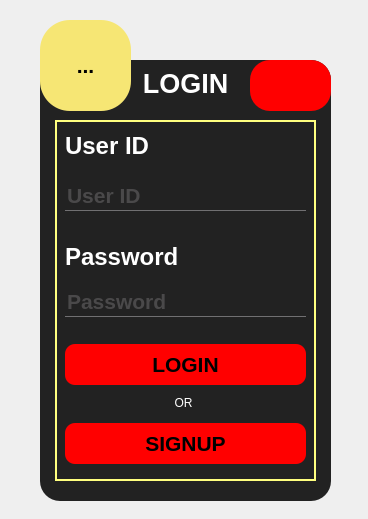
<?xml version="1.0" encoding="UTF-8"?>
<ui version="4.0">
 <class>DangNhap</class>
 <widget class="QMainWindow" name="DangNhap">
  <property name="geometry">
   <rect>
    <x>0</x>
    <y>0</y>
    <width>368</width>
    <height>519</height>
   </rect>
  </property>
  <property name="minimumSize">
   <size>
    <width>368</width>
    <height>519</height>
   </size>
  </property>
  <property name="maximumSize">
   <size>
    <width>368</width>
    <height>519</height>
   </size>
  </property>
  <property name="windowTitle">
   <string>Đăng Nhập</string>
  </property>
  <property name="autoFillBackground">
   <bool>true</bool>
  </property>
  <property name="styleSheet">
   <string notr="true">#Form
{
	background-image: url(:/background/BACKGROUND/bg1.jpg);
}</string>
  </property>
  <property name="documentMode">
   <bool>false</bool>
  </property>
  <property name="dockOptions">
   <set>QMainWindow::AllowTabbedDocks|QMainWindow::AnimatedDocks</set>
  </property>
  <widget class="QWidget" name="Form">
   <widget class="QFrame" name="frame">
    <property name="geometry">
     <rect>
      <x>40</x>
      <y>60</y>
      <width>291</width>
      <height>441</height>
     </rect>
    </property>
    <property name="styleSheet">
     <string notr="true">QFrame
{
	background-color: #222;
	border-radius: 20px
}

QPushButton
{
	background: red;
	border-radius: 10px;
}

QLineEdit
{
	background: transparent;
	border:none;
	color:#717072;
	border-bottom: 1px solid #717072;
}

</string>
    </property>
    <property name="frameShape">
     <enum>QFrame::StyledPanel</enum>
    </property>
    <property name="frameShadow">
     <enum>QFrame::Raised</enum>
    </property>
    <widget class="QLabel" name="DN_LABEL">
     <property name="geometry">
      <rect>
       <x>100</x>
       <y>3</y>
       <width>91</width>
       <height>41</height>
      </rect>
     </property>
     <property name="font">
      <font>
       <family>Segoe UI</family>
       <pointsize>20</pointsize>
       <italic>false</italic>
       <bold>true</bold>
      </font>
     </property>
     <property name="autoFillBackground">
      <bool>false</bool>
     </property>
     <property name="styleSheet">
      <string notr="true">color: rgb(255, 255, 255);
font: 900 20pt &quot;Segoe UI&quot;;</string>
     </property>
     <property name="text">
      <string>LOGIN</string>
     </property>
     <property name="textFormat">
      <enum>Qt::PlainText</enum>
     </property>
     <property name="scaledContents">
      <bool>false</bool>
     </property>
     <property name="alignment">
      <set>Qt::AlignCenter</set>
     </property>
    </widget>
    <widget class="QGroupBox" name="groupBox">
     <property name="geometry">
      <rect>
       <x>15</x>
       <y>60</y>
       <width>261</width>
       <height>361</height>
      </rect>
     </property>
     <property name="styleSheet">
      <string notr="true">QGroupBox
{
	border: 2px solid rgb(255, 255, 127);
}</string>
     </property>
     <property name="title">
      <string/>
     </property>
     <property name="flat">
      <bool>false</bool>
     </property>
     <widget class="QLineEdit" name="ID_LINE">
      <property name="geometry">
       <rect>
        <x>10</x>
        <y>60</y>
        <width>241</width>
        <height>31</height>
       </rect>
      </property>
      <property name="font">
       <font>
        <pointsize>16</pointsize>
        <bold>true</bold>
       </font>
      </property>
      <property name="text">
       <string/>
      </property>
      <property name="alignment">
       <set>Qt::AlignLeading|Qt::AlignLeft|Qt::AlignVCenter</set>
      </property>
      <property name="placeholderText">
       <string>User ID</string>
      </property>
     </widget>
     <widget class="QLineEdit" name="PW_LINE">
      <property name="geometry">
       <rect>
        <x>10</x>
        <y>166</y>
        <width>241</width>
        <height>31</height>
       </rect>
      </property>
      <property name="font">
       <font>
        <pointsize>16</pointsize>
        <bold>true</bold>
       </font>
      </property>
      <property name="text">
       <string/>
      </property>
      <property name="echoMode">
       <enum>QLineEdit::Password</enum>
      </property>
      <property name="alignment">
       <set>Qt::AlignLeading|Qt::AlignLeft|Qt::AlignVCenter</set>
      </property>
      <property name="placeholderText">
       <string>Password</string>
      </property>
     </widget>
     <widget class="QPushButton" name="DN_BUTTON">
      <property name="geometry">
       <rect>
        <x>10</x>
        <y>224</y>
        <width>241</width>
        <height>41</height>
       </rect>
      </property>
      <property name="font">
       <font>
        <pointsize>16</pointsize>
        <bold>true</bold>
       </font>
      </property>
      <property name="styleSheet">
       <string notr="true"/>
      </property>
      <property name="text">
       <string>LOGIN</string>
      </property>
      <property name="flat">
       <bool>false</bool>
      </property>
     </widget>
     <widget class="QPushButton" name="DK_BUTTON">
      <property name="geometry">
       <rect>
        <x>10</x>
        <y>303</y>
        <width>241</width>
        <height>41</height>
       </rect>
      </property>
      <property name="font">
       <font>
        <pointsize>16</pointsize>
        <bold>true</bold>
       </font>
      </property>
      <property name="text">
       <string>SIGNUP</string>
      </property>
      <property name="flat">
       <bool>false</bool>
      </property>
     </widget>
     <widget class="QLabel" name="label">
      <property name="geometry">
       <rect>
        <x>113</x>
        <y>275</y>
        <width>31</width>
        <height>16</height>
       </rect>
      </property>
      <property name="styleSheet">
       <string notr="true">color: rgb(255, 255, 255);
font: 900 12pt &quot;Segoe UI&quot;;</string>
      </property>
      <property name="text">
       <string>OR</string>
      </property>
      <property name="alignment">
       <set>Qt::AlignCenter</set>
      </property>
     </widget>
     <widget class="QLabel" name="PASS_LABEL">
      <property name="geometry">
       <rect>
        <x>10</x>
        <y>116</y>
        <width>131</width>
        <height>41</height>
       </rect>
      </property>
      <property name="font">
       <font>
        <pointsize>18</pointsize>
        <bold>true</bold>
       </font>
      </property>
      <property name="autoFillBackground">
       <bool>false</bool>
      </property>
      <property name="styleSheet">
       <string notr="true">color: rgb(255, 255, 255);</string>
      </property>
      <property name="text">
       <string>Password</string>
      </property>
      <property name="textFormat">
       <enum>Qt::PlainText</enum>
      </property>
      <property name="scaledContents">
       <bool>false</bool>
      </property>
      <property name="alignment">
       <set>Qt::AlignLeading|Qt::AlignLeft|Qt::AlignVCenter</set>
      </property>
     </widget>
     <widget class="QLabel" name="UID_LABEL">
      <property name="geometry">
       <rect>
        <x>10</x>
        <y>10</y>
        <width>101</width>
        <height>31</height>
       </rect>
      </property>
      <property name="font">
       <font>
        <pointsize>18</pointsize>
        <bold>true</bold>
       </font>
      </property>
      <property name="autoFillBackground">
       <bool>false</bool>
      </property>
      <property name="styleSheet">
       <string notr="true">color: rgb(255, 255, 255);</string>
      </property>
      <property name="text">
       <string>User ID</string>
      </property>
      <property name="textFormat">
       <enum>Qt::PlainText</enum>
      </property>
      <property name="scaledContents">
       <bool>false</bool>
      </property>
      <property name="alignment">
       <set>Qt::AlignLeading|Qt::AlignLeft|Qt::AlignVCenter</set>
      </property>
     </widget>
    </widget>
    <widget class="QPushButton" name="TERMINATE_BUTTON">
     <property name="geometry">
      <rect>
       <x>210</x>
       <y>0</y>
       <width>81</width>
       <height>51</height>
      </rect>
     </property>
     <property name="font">
      <font>
       <pointsize>16</pointsize>
       <bold>true</bold>
      </font>
     </property>
     <property name="styleSheet">
      <string notr="true">#TERMINATE_BUTTON
{
	background-color: rgb(255, 85, 127); 
   
	background-color: rgb(255, 0, 0);
	border-radius: 20px
}</string>
     </property>
     <property name="text">
      <string/>
     </property>
     <property name="icon">
      <iconset resource="ing.qrc">
       <normaloff>:/icon/ICON/switch.png</normaloff>:/icon/ICON/switch.png</iconset>
     </property>
     <property name="iconSize">
      <size>
       <width>48</width>
       <height>48</height>
      </size>
     </property>
     <property name="flat">
      <bool>false</bool>
     </property>
    </widget>
   </widget>
   <widget class="QToolButton" name="toolButton">
    <property name="geometry">
     <rect>
      <x>40</x>
      <y>20</y>
      <width>91</width>
      <height>91</height>
     </rect>
    </property>
    <property name="font">
     <font>
      <pointsize>16</pointsize>
      <bold>true</bold>
     </font>
    </property>
    <property name="styleSheet">
     <string notr="true">QToolButton
{
	background-color: qconicalgradient(cx:0.489, cy:0.5, angle:0, stop:0.460227 rgba(246, 230, 116, 255));
	border-radius: 30px;
}
</string>
    </property>
    <property name="text">
     <string>...</string>
    </property>
    <property name="icon">
     <iconset resource="ing.qrc">
      <normaloff>:/icon/ICON/user2.png</normaloff>:/icon/ICON/user2.png</iconset>
    </property>
    <property name="iconSize">
     <size>
      <width>64</width>
      <height>64</height>
     </size>
    </property>
   </widget>
  </widget>
 </widget>
 <resources>
  <include location="ing.qrc"/>
 </resources>
 <connections/>
</ui>
